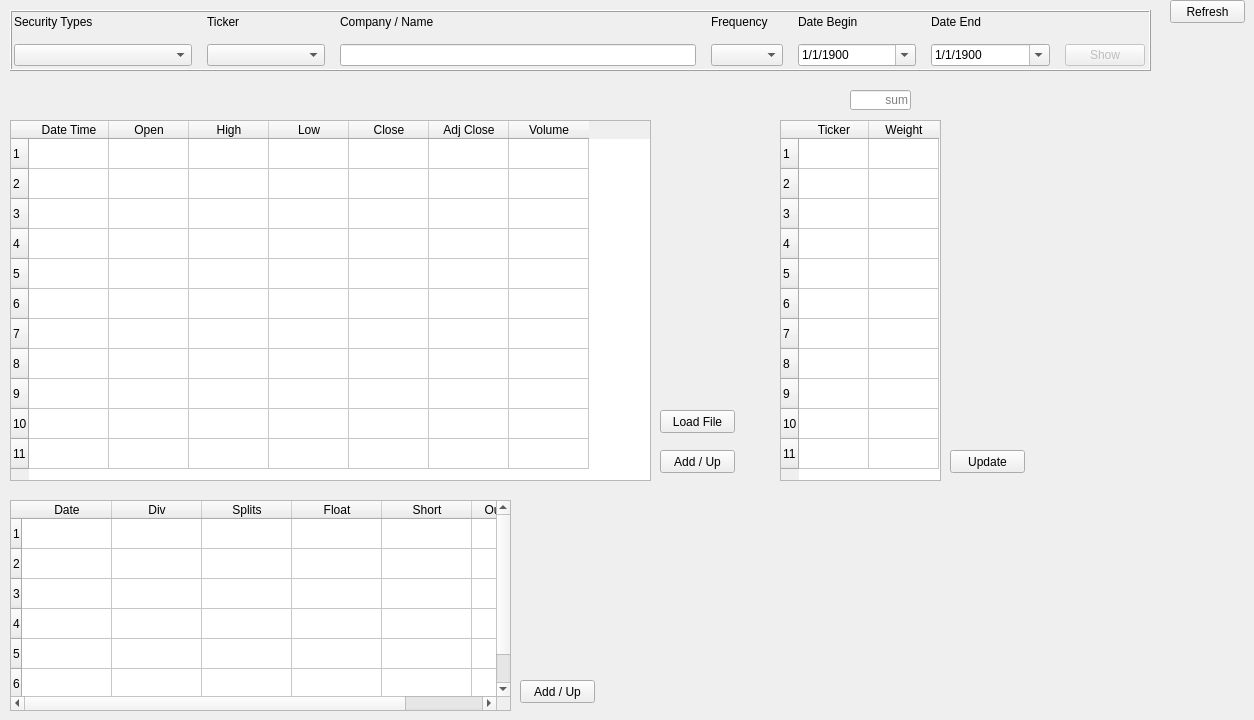
      <widget class="QWidget" name="seiDataTab">
       <attribute name="title">
        <string>SEI Data</string>
       </attribute>
       <widget class="QFrame" name="seiDataTickerFrame">
        <property name="geometry">
         <rect>
          <x>10</x>
          <y>10</y>
          <width>1141</width>
          <height>61</height>
         </rect>
        </property>
        <property name="styleSheet">
         <string notr="true">border-color: rgb(0, 0, 0);</string>
        </property>
        <property name="frameShape">
         <enum>QFrame::Box</enum>
        </property>
        <property name="frameShadow">
         <enum>QFrame::Raised</enum>
        </property>
        <widget class="QWidget" name="gridLayoutWidget_17">
         <property name="geometry">
          <rect>
           <x>-1</x>
           <y>0</y>
           <width>1141</width>
           <height>61</height>
          </rect>
         </property>
         <layout class="QGridLayout" name="seiDataTickerGrid" columnstretch="3,2,6,1,2,2,0">
          <property name="leftMargin">
           <number>5</number>
          </property>
          <property name="topMargin">
           <number>5</number>
          </property>
          <property name="rightMargin">
           <number>5</number>
          </property>
          <property name="bottomMargin">
           <number>5</number>
          </property>
          <property name="spacing">
           <number>15</number>
          </property>
          <item row="1" column="2">
           <widget class="QLineEdit" name="seiDataNameField">
            <property name="text">
             <string/>
            </property>
            <property name="readOnly">
             <bool>true</bool>
            </property>
           </widget>
          </item>
          <item row="1" column="6">
           <widget class="QPushButton" name="seiDataShowButton">
            <property name="enabled">
             <bool>false</bool>
            </property>
            <property name="text">
             <string>Show</string>
            </property>
           </widget>
          </item>
          <item row="1" column="0">
           <widget class="QComboBox" name="seiDataSTCombo"/>
          </item>
          <item row="0" column="0">
           <widget class="QLabel" name="label_19">
            <property name="text">
             <string>Security Types</string>
            </property>
           </widget>
          </item>
          <item row="0" column="1">
           <widget class="QLabel" name="label_41">
            <property name="text">
             <string>Ticker</string>
            </property>
           </widget>
          </item>
          <item row="0" column="2">
           <widget class="QLabel" name="label_42">
            <property name="text">
             <string>Company / Name</string>
            </property>
           </widget>
          </item>
          <item row="0" column="3">
           <widget class="QLabel" name="label_20">
            <property name="text">
             <string>Frequency</string>
            </property>
           </widget>
          </item>
          <item row="0" column="4">
           <widget class="QLabel" name="label_43">
            <property name="text">
             <string>Date Begin</string>
            </property>
           </widget>
          </item>
          <item row="1" column="1">
           <widget class="QComboBox" name="seiDataTickerCombo">
            <property name="sizePolicy">
             <sizepolicy hsizetype="Expanding" vsizetype="Fixed">
              <horstretch>0</horstretch>
              <verstretch>0</verstretch>
             </sizepolicy>
            </property>
           </widget>
          </item>
          <item row="0" column="5">
           <widget class="QLabel" name="label_44">
            <property name="text">
             <string>Date End</string>
            </property>
           </widget>
          </item>
          <item row="1" column="4">
           <widget class="QDateTimeEdit" name="seiDataDateBeginField">
            <property name="toolTip">
             <string>1/1/1900 for no date</string>
            </property>
            <property name="wrapping">
             <bool>true</bool>
            </property>
            <property name="dateTime">
             <datetime>
              <hour>0</hour>
              <minute>0</minute>
              <second>0</second>
              <year>1900</year>
              <month>1</month>
              <day>1</day>
             </datetime>
            </property>
            <property name="displayFormat">
             <string>M/d/yyyy</string>
            </property>
            <property name="calendarPopup">
             <bool>true</bool>
            </property>
           </widget>
          </item>
          <item row="1" column="5">
           <widget class="QDateTimeEdit" name="seiDataDateEndField">
            <property name="toolTip">
             <string>1/1/1900 for no date</string>
            </property>
            <property name="wrapping">
             <bool>true</bool>
            </property>
            <property name="dateTime">
             <datetime>
              <hour>0</hour>
              <minute>0</minute>
              <second>0</second>
              <year>1900</year>
              <month>1</month>
              <day>1</day>
             </datetime>
            </property>
            <property name="displayFormat">
             <string>M/d/yyyy</string>
            </property>
            <property name="calendarPopup">
             <bool>true</bool>
            </property>
           </widget>
          </item>
          <item row="1" column="3">
           <widget class="QComboBox" name="seiDataFreqCombo"/>
          </item>
         </layout>
        </widget>
       </widget>
       <widget class="QTableWidget" name="seiDataPriceTable">
        <property name="geometry">
         <rect>
          <x>10</x>
          <y>120</y>
          <width>641</width>
          <height>361</height>
         </rect>
        </property>
        <property name="editTriggers">
         <set>QAbstractItemView::NoEditTriggers</set>
        </property>
        <property name="selectionMode">
         <enum>QAbstractItemView::SingleSelection</enum>
        </property>
        <property name="selectionBehavior">
         <enum>QAbstractItemView::SelectItems</enum>
        </property>
        <property name="sortingEnabled">
         <bool>true</bool>
        </property>
        <property name="rowCount">
         <number>11</number>
        </property>
        <property name="columnCount">
         <number>7</number>
        </property>
        <attribute name="horizontalHeaderDefaultSectionSize">
         <number>80</number>
        </attribute>
        <row/>
        <row/>
        <row/>
        <row/>
        <row/>
        <row/>
        <row/>
        <row/>
        <row/>
        <row/>
        <row/>
        <column>
         <property name="text">
          <string>Date Time</string>
         </property>
         <property name="toolTip">
          <string>1/1/1900 to ignore row</string>
         </property>
        </column>
        <column>
         <property name="text">
          <string>Open</string>
         </property>
        </column>
        <column>
         <property name="text">
          <string>High</string>
         </property>
        </column>
        <column>
         <property name="text">
          <string>Low</string>
         </property>
        </column>
        <column>
         <property name="text">
          <string>Close</string>
         </property>
        </column>
        <column>
         <property name="text">
          <string>Adj Close</string>
         </property>
        </column>
        <column>
         <property name="text">
          <string>Volume</string>
         </property>
        </column>
        <item row="0" column="0">
         <property name="text">
          <string/>
         </property>
        </item>
        <item row="0" column="1">
         <property name="text">
          <string/>
         </property>
        </item>
        <item row="0" column="2">
         <property name="text">
          <string/>
         </property>
        </item>
        <item row="0" column="3">
         <property name="text">
          <string/>
         </property>
        </item>
        <item row="0" column="4">
         <property name="text">
          <string/>
         </property>
        </item>
        <item row="0" column="5">
         <property name="text">
          <string/>
         </property>
        </item>
        <item row="0" column="6">
         <property name="text">
          <string/>
         </property>
        </item>
       </widget>
       <widget class="QPushButton" name="seiDataPriceAddUpButton">
        <property name="geometry">
         <rect>
          <x>660</x>
          <y>450</y>
          <width>75</width>
          <height>23</height>
         </rect>
        </property>
        <property name="text">
         <string>Add / Up</string>
        </property>
       </widget>
       <widget class="QPushButton" name="seiDataRefreshButton">
        <property name="geometry">
         <rect>
          <x>1170</x>
          <y>0</y>
          <width>75</width>
          <height>23</height>
         </rect>
        </property>
        <property name="text">
         <string>Refresh</string>
        </property>
       </widget>
       <widget class="QTableWidget" name="seiDataDataTable">
        <property name="geometry">
         <rect>
          <x>10</x>
          <y>500</y>
          <width>501</width>
          <height>211</height>
         </rect>
        </property>
        <property name="editTriggers">
         <set>QAbstractItemView::NoEditTriggers</set>
        </property>
        <property name="selectionMode">
         <enum>QAbstractItemView::SingleSelection</enum>
        </property>
        <property name="selectionBehavior">
         <enum>QAbstractItemView::SelectItems</enum>
        </property>
        <property name="sortingEnabled">
         <bool>true</bool>
        </property>
        <property name="rowCount">
         <number>6</number>
        </property>
        <property name="columnCount">
         <number>6</number>
        </property>
        <attribute name="horizontalHeaderDefaultSectionSize">
         <number>90</number>
        </attribute>
        <row/>
        <row/>
        <row/>
        <row/>
        <row/>
        <row/>
        <column>
         <property name="text">
          <string>Date</string>
         </property>
         <property name="toolTip">
          <string>1/1/1900 to ignore row</string>
         </property>
        </column>
        <column>
         <property name="text">
          <string>Div</string>
         </property>
         <property name="toolTip">
          <string>Dividends</string>
         </property>
        </column>
        <column>
         <property name="text">
          <string>Splits</string>
         </property>
         <property name="toolTip">
          <string>Share Splits</string>
         </property>
        </column>
        <column>
         <property name="text">
          <string>Float</string>
         </property>
         <property name="toolTip">
          <string>Floating Shares</string>
         </property>
        </column>
        <column>
         <property name="text">
          <string>Short</string>
         </property>
         <property name="toolTip">
          <string>Short Shares</string>
         </property>
        </column>
        <column>
         <property name="text">
          <string>Outstanding</string>
         </property>
        </column>
        <item row="0" column="0">
         <property name="text">
          <string/>
         </property>
        </item>
        <item row="0" column="1">
         <property name="text">
          <string/>
         </property>
        </item>
        <item row="0" column="2">
         <property name="text">
          <string/>
         </property>
        </item>
        <item row="0" column="3">
         <property name="text">
          <string/>
         </property>
        </item>
        <item row="0" column="4">
         <property name="text">
          <string/>
         </property>
        </item>
       </widget>
       <widget class="QPushButton" name="seiDataDataAddUpButton">
        <property name="geometry">
         <rect>
          <x>520</x>
          <y>680</y>
          <width>75</width>
          <height>23</height>
         </rect>
        </property>
        <property name="text">
         <string>Add / Up</string>
        </property>
       </widget>
       <widget class="QLabel" name="seiDataSTLabel">
        <property name="geometry">
         <rect>
          <x>10</x>
          <y>90</y>
          <width>171</width>
          <height>16</height>
         </rect>
        </property>
        <property name="text">
         <string/>
        </property>
       </widget>
       <widget class="QLabel" name="seiDataTickerLabel">
        <property name="geometry">
         <rect>
          <x>210</x>
          <y>90</y>
          <width>101</width>
          <height>16</height>
         </rect>
        </property>
        <property name="text">
         <string/>
        </property>
       </widget>
       <widget class="QLabel" name="seiDataFreqLabel">
        <property name="geometry">
         <rect>
          <x>370</x>
          <y>90</y>
          <width>61</width>
          <height>16</height>
         </rect>
        </property>
        <property name="text">
         <string/>
        </property>
       </widget>
       <widget class="QTableWidget" name="seiDataWeightTable">
        <property name="geometry">
         <rect>
          <x>780</x>
          <y>120</y>
          <width>161</width>
          <height>361</height>
         </rect>
        </property>
        <property name="editTriggers">
         <set>QAbstractItemView::NoEditTriggers</set>
        </property>
        <property name="selectionMode">
         <enum>QAbstractItemView::SingleSelection</enum>
        </property>
        <property name="selectionBehavior">
         <enum>QAbstractItemView::SelectItems</enum>
        </property>
        <property name="sortingEnabled">
         <bool>true</bool>
        </property>
        <property name="rowCount">
         <number>11</number>
        </property>
        <property name="columnCount">
         <number>2</number>
        </property>
        <attribute name="horizontalHeaderDefaultSectionSize">
         <number>70</number>
        </attribute>
        <row/>
        <row/>
        <row/>
        <row/>
        <row/>
        <row/>
        <row/>
        <row/>
        <row/>
        <row/>
        <row/>
        <column>
         <property name="text">
          <string>Ticker</string>
         </property>
        </column>
        <column>
         <property name="text">
          <string>Weight</string>
         </property>
         <property name="toolTip">
          <string>%</string>
         </property>
        </column>
       </widget>
       <widget class="QPushButton" name="seiDataWeightUpdateButton">
        <property name="geometry">
         <rect>
          <x>950</x>
          <y>450</y>
          <width>75</width>
          <height>23</height>
         </rect>
        </property>
        <property name="text">
         <string>Update</string>
        </property>
       </widget>
       <widget class="QLineEdit" name="seiDataWeightSumField">
        <property name="geometry">
         <rect>
          <x>850</x>
          <y>90</y>
          <width>61</width>
          <height>20</height>
         </rect>
        </property>
        <property name="alignment">
         <set>Qt::AlignRight|Qt::AlignTrailing|Qt::AlignVCenter</set>
        </property>
        <property name="readOnly">
         <bool>true</bool>
        </property>
        <property name="placeholderText">
         <string>sum</string>
        </property>
       </widget>
       <widget class="QPushButton" name="seiDataPriceLoadFileButton">
        <property name="geometry">
         <rect>
          <x>660</x>
          <y>410</y>
          <width>75</width>
          <height>23</height>
         </rect>
        </property>
        <property name="text">
         <string>Load File</string>
        </property>
       </widget>
      </widget>
